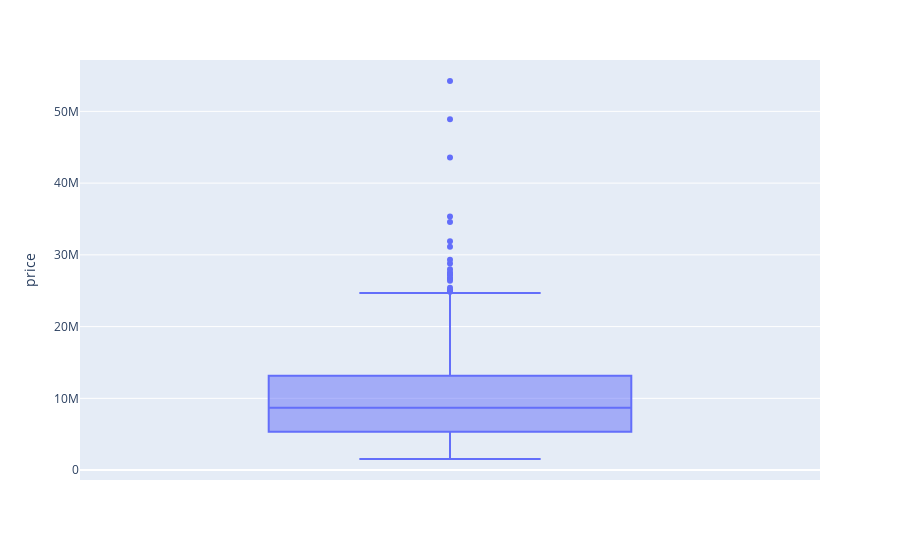

Write notebook code for a chart like this one.
### Code cell
import plotly.express as px
fig = px.box(df_train, y = 'price')
fig.show()

### Figure 1 — Plotly figure (JSON) as saved in the notebook; plotly's stock layout.template omitted (floating-point values rounded to 4 significant figures; data arrays with more than 128 entries replaced by an {"elided": "..."} marker saying what was removed)
{"data": [{"alignmentgroup": "True", "hovertemplate": "price=%{y}<extra></extra>", "legendgroup": "", "marker": {"color": "#636efa"}, "name": "", "notched": false, "offsetgroup": "", "orientation": "v", "showlegend": false, "type": "box", "x0": " ", "xaxis": "x", "y": {"elided": "976 float values"}, "y0": " ", "yaxis": "y"}], "layout": {"boxmode": "group", "legend": {"tracegroupgap": 0}, "margin": {"t": 60}, "xaxis": {"anchor": "y", "domain": [0, 1]}, "yaxis": {"anchor": "x", "domain": [0, 1], "title": {"text": "price"}}}}
